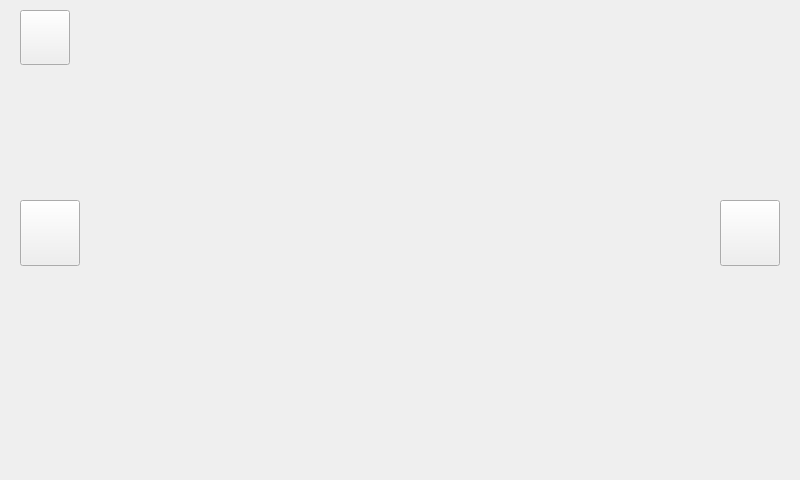
<?xml version="1.0" encoding="UTF-8"?>
<ui version="4.0">
 <class>picture</class>
 <widget class="QWidget" name="picture">
  <property name="geometry">
   <rect>
    <x>0</x>
    <y>0</y>
    <width>800</width>
    <height>480</height>
   </rect>
  </property>
  <property name="minimumSize">
   <size>
    <width>800</width>
    <height>480</height>
   </size>
  </property>
  <property name="maximumSize">
   <size>
    <width>800</width>
    <height>480</height>
   </size>
  </property>
  <property name="cursor">
   <cursorShape>BlankCursor</cursorShape>
  </property>
  <property name="windowTitle">
   <string>Form</string>
  </property>
  <widget class="QPushButton" name="back_Button">
   <property name="geometry">
    <rect>
     <x>20</x>
     <y>200</y>
     <width>60</width>
     <height>66</height>
    </rect>
   </property>
   <property name="minimumSize">
    <size>
     <width>60</width>
     <height>66</height>
    </size>
   </property>
   <property name="maximumSize">
    <size>
     <width>60</width>
     <height>66</height>
    </size>
   </property>
   <property name="font">
    <font>
     <stylestrategy>NoAntialias</stylestrategy>
    </font>
   </property>
   <property name="focusPolicy">
    <enum>Qt::NoFocus</enum>
   </property>
   <property name="styleSheet">
    <string notr="true">border-image: url(:/icon/icon/back1.png);</string>
   </property>
   <property name="text">
    <string/>
   </property>
  </widget>
  <widget class="QPushButton" name="next_Button">
   <property name="geometry">
    <rect>
     <x>720</x>
     <y>200</y>
     <width>60</width>
     <height>66</height>
    </rect>
   </property>
   <property name="minimumSize">
    <size>
     <width>60</width>
     <height>66</height>
    </size>
   </property>
   <property name="maximumSize">
    <size>
     <width>60</width>
     <height>66</height>
    </size>
   </property>
   <property name="cursor">
    <cursorShape>ArrowCursor</cursorShape>
   </property>
   <property name="focusPolicy">
    <enum>Qt::NoFocus</enum>
   </property>
   <property name="styleSheet">
    <string notr="true">
border-image: url(:/icon/icon/next1.png);</string>
   </property>
   <property name="text">
    <string/>
   </property>
  </widget>
  <widget class="QLabel" name="label">
   <property name="geometry">
    <rect>
     <x>0</x>
     <y>0</y>
     <width>800</width>
     <height>480</height>
    </rect>
   </property>
   <property name="minimumSize">
    <size>
     <width>800</width>
     <height>480</height>
    </size>
   </property>
   <property name="font">
    <font>
     <pointsize>20</pointsize>
    </font>
   </property>
   <property name="styleSheet">
    <string notr="true">color: rgb(255, 255, 255);</string>
   </property>
   <property name="text">
    <string/>
   </property>
   <property name="alignment">
    <set>Qt::AlignCenter</set>
   </property>
  </widget>
  <widget class="QPushButton" name="close_Button">
   <property name="geometry">
    <rect>
     <x>20</x>
     <y>10</y>
     <width>50</width>
     <height>55</height>
    </rect>
   </property>
   <property name="minimumSize">
    <size>
     <width>50</width>
     <height>55</height>
    </size>
   </property>
   <property name="maximumSize">
    <size>
     <width>50</width>
     <height>55</height>
    </size>
   </property>
   <property name="focusPolicy">
    <enum>Qt::NoFocus</enum>
   </property>
   <property name="styleSheet">
    <string notr="true">
border-image: url(:/icon/icon/cancle.png);</string>
   </property>
   <property name="text">
    <string/>
   </property>
  </widget>
  <widget class="QLabel" name="Image_name_label">
   <property name="geometry">
    <rect>
     <x>500</x>
     <y>430</y>
     <width>300</width>
     <height>50</height>
    </rect>
   </property>
   <property name="minimumSize">
    <size>
     <width>300</width>
     <height>50</height>
    </size>
   </property>
   <property name="maximumSize">
    <size>
     <width>300</width>
     <height>16777215</height>
    </size>
   </property>
   <property name="font">
    <font>
     <pointsize>15</pointsize>
    </font>
   </property>
   <property name="styleSheet">
    <string notr="true">color: rgb(255, 255, 255);</string>
   </property>
   <property name="text">
    <string/>
   </property>
   <property name="alignment">
    <set>Qt::AlignRight|Qt::AlignTrailing|Qt::AlignVCenter</set>
   </property>
  </widget>
  <zorder>label</zorder>
  <zorder>next_Button</zorder>
  <zorder>close_Button</zorder>
  <zorder>back_Button</zorder>
  <zorder>Image_name_label</zorder>
 </widget>
 <resources/>
 <connections/>
</ui>
